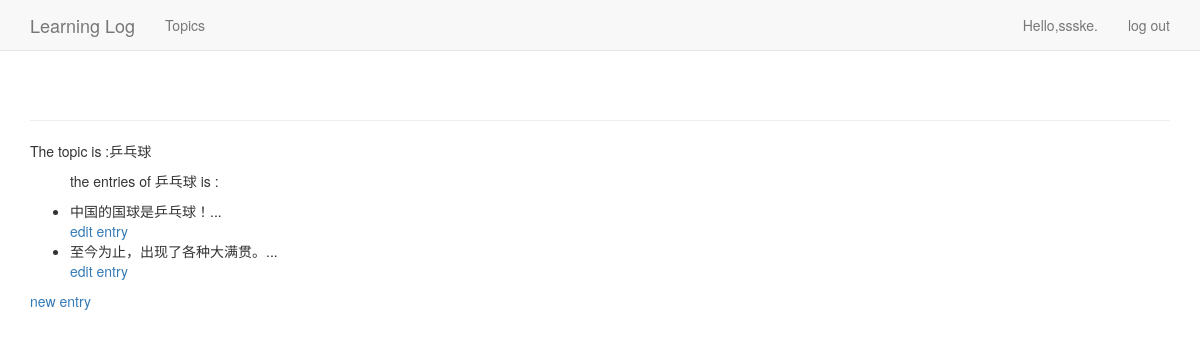
The page /topics/3/ (signed in) on the database its author committed.
### learn_blogs/models.py (models this page shows)
class Topic(models.Model):
    text=models.CharField(max_length=200)
    date=models.DateTimeField(auto_now_add=True)
    owner=models.ForeignKey(User,on_delete=models.CASCADE)
    def __str__(self):
        return self.text

class Entry(models.Model):
    topic=models.ForeignKey(Topic,on_delete=models.CASCADE)
    date=models.DateTimeField(auto_now_add=True)
    text=models.TextField()
    class Meta:
        verbose_name_plural="Entries"
    def __str__(self):
        return self.text[:20]+"..."

### learn_blogs/views.py (the view)
# urls.py: re_path(r'topics/(?P<topic_id>\d+)/$',views.topic,name='topic'),
@login_required
def topic(request,topic_id):
    topic=Topic.objects.get(id=topic_id)
    if topic.owner!=request.user:
        raise Http404
    entries=topic.entry_set.order_by('date')
    context={
        'topic':topic,
        'entries':entries
    }
    return render(request,'learn_blogs/topic.html',context)

### learn_blogs/templates/learn_blogs/topic.html
{% extends 'learn_blogs/base.html' %}
{% block content %}
<p>The topic is :{{topic}} </p>
	<ul>
		<p>the entries of {{ topic }} is :</p>
		{% for entry in entries %}
		<li>{{ entry}}</li>
		<a href="{% url 'learn_blogs:edit_entry' entry.id %}">edit entry</a>
		{% empty %}
		<p>this topic has no entry</p>
		{% endfor %}
	</ul>
<p><a href="{% url 'learn_blogs:new_entry' topic.id %}">new entry</a></p>
{% endblock content %}

### learn_blogs/templates/learn_blogs/base.html (shortened to what this page needs)
{% load bootstrap3 %}
<!DOCTYPE html>
<html lang='en'>
	<head>
		{% bootstrap_css %}
	</head>
	<body>
		<nav class="navbar navbar-default navbar-static-top">
			<div class="container">
				<div class="navbar-header">
					<a class="navbar-brand" href="{% url 'learn_blogs:index' %}">Learning Log</a>
				</div>
				<div class="navbar-collapse" id="navbar">
					<ul class="nav navbar-nav">
						<li><a href="{% url 'learn_blogs:topics' %}">Topics</a></li>
					</ul>
					<ul class="nav navbar-nav navbar-right">
						{% if user.is_authenticated %}
							<li><a>Hello,{{user.username}}.</a></li>
							<li><a href="{% url 'users:logout' %}">log out</a></li>
						{% else %}
						<li><a href="{% url 'users:login' %}">log in</a></li>
						<li><a href="{% url 'users:register' %}">register</a></li>
						{% endif %}
					</ul>
				</div>
			</div>
		</nav>
	<div class="container">
		<div class="page-header">
		</div>
		<div>
			{% block content %}{% endblock content %}
		</div>
	</div>
	</body>
</html>

### rows shown on the page
Topic: text "乒乓球"
Entry: text "中国的国球是乒乓球！..."
Entry: text "至今为止，出现了各种大满贯。..."

### other values the page prints
{{ user.username }} "ssske"
